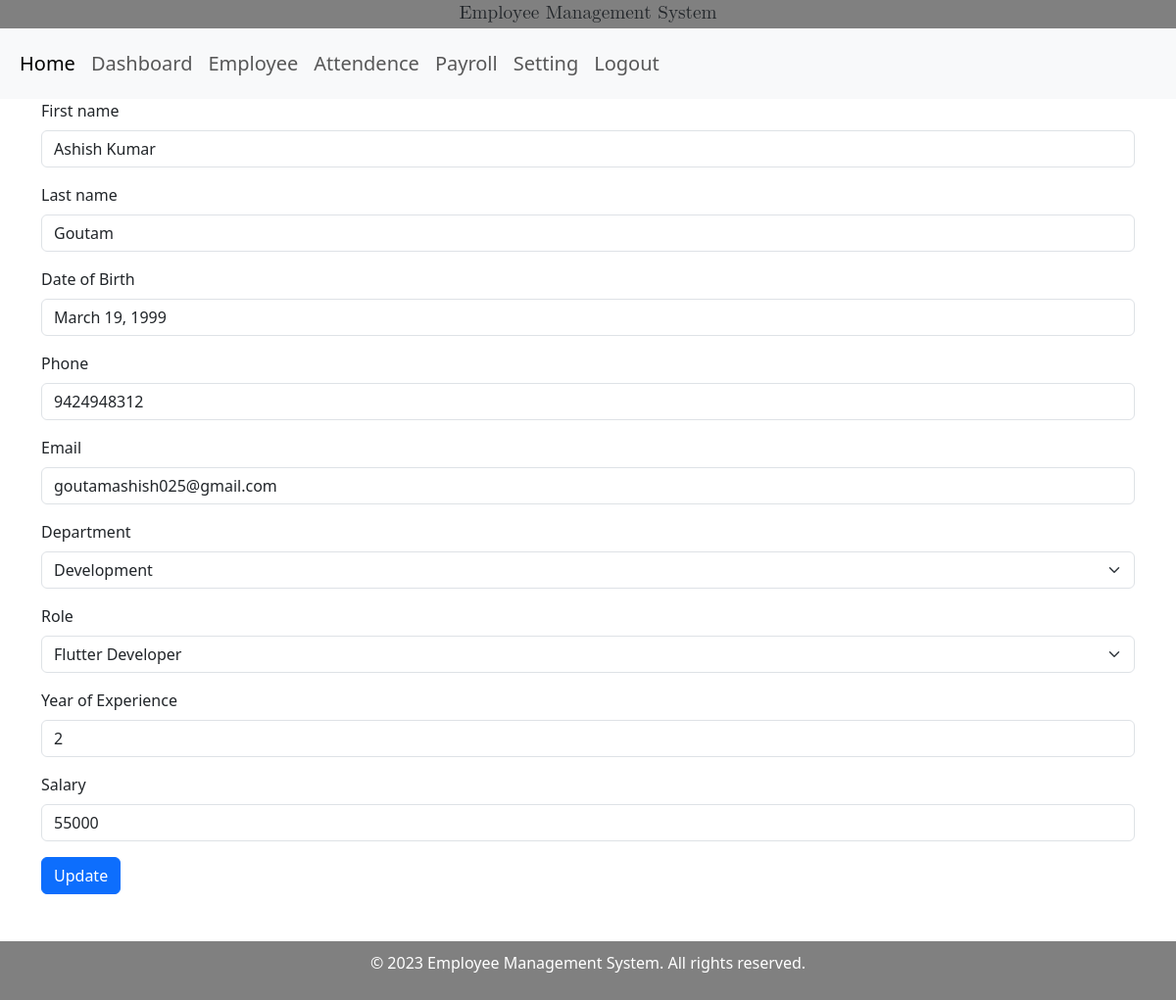
Screenshot of /update/6453 with the database file from the repository.
### employee/models.py (models this page shows, shortened)
class Employee(models.Model):
    first_name = models.CharField(max_length=100,null=False)
    last_name = models.CharField(max_length=100,null=False)
    dob = models.DateField(null=True)
    phone = models.CharField(max_length=13,default="")
    email = models.EmailField(max_length=25,default="abc@gmail.com")
    id = models.CharField(max_length=10, primary_key=True)
    dept = models.ForeignKey(Department,on_delete=models.CASCADE)
    role = models.ForeignKey(Role,on_delete=models.CASCADE)
    hire_date = models.DateField(null=False)
    yoe = models.CharField(max_length=10, null= False)
    salary = models.CharField(max_length=100, null=False)

class Department(models.Model):
    name = models.CharField(max_length=100,null=False)
    def __str__(self):
        return self.name

class Role(models.Model):
    name = models.CharField(max_length=100,null=False)
    def __str__(self):
        return self.name

### employee/views.py (the view)
# urls.py: path('update/<int:id>', views.update_employee, name='update'),
def update_employee(request,id):
    emp = get_object_or_404(Employee, id=id)
    context = {
        'emp': emp
    }
    return render(request, 'update_employee.html', {'emp': emp})

### employee/templates/update_employee.html (shortened to what this page needs)
{% include 'header.html' %}
<div class="container">
<form action="/updatedetails"  method = "POST">
    <div class="mb-3">
      <label for="first_name" class="form-label">First name</label>
      <input type="text" value="{{emp.first_name}}" name="first_name" required class="form-control" id=""  aria-describedby="emailHelp">
    </div>
    <div class="mb-3">
        <label for="last_name" class="form-label">Last name</label>
        <input type="text" value="{{emp.last_name}}" name="last_name" required class="form-control" id="" aria-describedby="emailHelp">
    </div>
    <div class="mb-3">
        <label for="dob" class="form-label">Date of Birth</label>
        <input name="dob" value="{{emp.dob}}" type="text" required class="form-control" id="" aria-describedby="emailHelp">
      </div>
      <div class="mb-3">
        <label for="phone" class="form-label">Phone</label>
        <input type="number"name="phone" value="{{emp.phone}}" required class="form-control" id="" aria-describedby="emailHelp">
      </div>
      <div class="mb-3">
        <label for="exampleInputEmail1" class="form-label">Email</label>
        <input type="email" name="email" value="{{emp.email}}" required class="form-control" id="" aria-describedby="emailHelp">
      </div>
      <div class="mb-3">
        <label for="dept" class="form-label">Department</label>
        <select class="form-select" name="dept" required aria-label="Default select example">
            <option selected value="{{emp.dept}}">{{emp.dept}}</option>
        </select>
      </div>
      <div class="mb-3">
        <label for="role" class="form-label">Role</label>
        <select class="form-select" name="role" required name="role" required id="id_role">
            <option selected value="{{emp.role}}">{{emp.role}}</option>
        </select>
      </div>
      <div class="mb-3">
        <label for="yoe" class="form-label">Year of Experience</label>
        <input type="number" value="{{emp.yoe}}" name="yoe" required class="form-control" id="exampleInputEmail1" aria-describedby="emailHelp">
      </div>
      <div class="mb-3">
        <label for="salary" class="form-label">Salary</label>
        <input type="number" value="{{emp.salary}}" name="salary" required class="form-control" id="exampleInputEmail1" aria-describedby="emailHelp">
      </div>
    <button type="submit" class="btn btn-primary">Update</button>
  </form>
</div>
{% include 'footer.html' %}

### rows the page displays
Employee: first_name "Ashish Kumar", last_name "Goutam", dob "March 19, 1999", phone "9424948312", email "goutamashish025@gmail.com", dept "Development", role "Flutter Developer", yoe "2", salary "55000"
